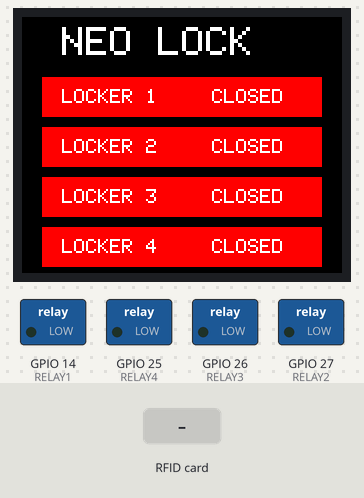
Bench run of a sketch on a simulated ESP32. Shown: 160×128 colour display, switched loads named in the sketch (green lamp = pin HIGH). The inputs (shaded band) are chosen by the test bench. WiFi joins after 1.5 s; servers stay silent unless stated; the Firebase database answers and starts empty; what the sketch prints to the serial monitor is not drawn.

Above: at 3.0 s.
3.1 s: RFID card 83 7E 1F 11 held to the reader
4.9 s: RFID card 93 87 16 E5 held to the reader
6.4 s: RFID card D6 DB 40 06 held to the reader
Timing chart, 0 to 9.4 s (numbered marks = the images above; inputs shaded):
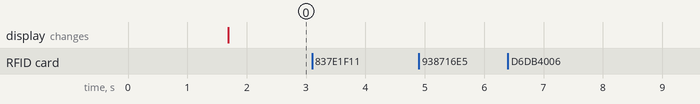

Measured:
- after the input at 3.1 s, every drawn part: stays the same
- after the input at 4.9 s, every drawn part: stays the same
- after the input at 6.4 s, every drawn part: stays the same

The sketch:

Neo_Lock.ino
```cpp
#include <WiFi.h>
#include <Firebase_ESP_Client.h>
#include <Wire.h>
#include <SPI.h>
#include <Adafruit_GFX.h>
#include <Adafruit_ST7735.h>
#include <Adafruit_PN532.h>

/* WIFI */
#define WIFI_SSID "YOUR WIFI SSID"
#define WIFI_PASSWORD "YOUR WIFI PASSWORD"

/* FIREBASE */
#define API_KEY "YOUR_FIREBASE_API_KEY"
#define DATABASE_URL "YOUR_FIREBASE_DATABASE_URL"

/* TFT */
#define TFT_CS   15
#define TFT_RST  4
#define TFT_DC   2
Adafruit_ST7735 tft = Adafruit_ST7735(TFT_CS, TFT_DC, TFT_RST);

/* PN532 (I2C) */
Adafruit_PN532 nfc(21, 22);

/* RELAYS */
#define RELAY1 14
#define RELAY2 27
#define RELAY3 26
#define RELAY4 25

FirebaseData fbdo;
FirebaseData stream;
FirebaseAuth auth;
FirebaseConfig config;

/* STATES */
bool lockerOpen[5] = {false};
bool lockerDirty[5] = {false};

unsigned long lastScan = 0;
unsigned long lastWiFiCheck = 0;

/* ================= UI ================= */

void updateLockerBox(int i) {
  int y = 30 + ((i - 1) * 25);

  if (lockerOpen[i]) {
    tft.fillRect(10, y, 140, 20, ST77XX_GREEN);
    tft.setTextColor(ST77XX_BLACK);
  } else {
    tft.fillRect(10, y, 140, 20, ST77XX_RED);
    tft.setTextColor(ST77XX_WHITE);
  }

  tft.setTextSize(1);
  tft.setCursor(20, y + 6);
  tft.print("LOCKER ");
  tft.print(i);

  tft.setCursor(95, y + 6);
  tft.print(lockerOpen[i] ? "OPEN" : "CLOSED");
}

void drawUI() {
  tft.fillScreen(ST77XX_BLACK);

  tft.setTextSize(2);
  tft.setTextColor(ST77XX_WHITE);
  tft.setCursor(20, 5);
  tft.print("NEO LOCK");

  for (int i = 1; i <= 4; i++) {
    updateLockerBox(i);
  }
}

/* ================= RELAY ================= */

int getRelayPin(int locker) {
  if (locker == 1) return RELAY1;
  if (locker == 2) return RELAY2;
  if (locker == 3) return RELAY3;
  if (locker == 4) return RELAY4;
  return -1;
}

void setLockerState(int locker, String status) {
  int pin = getRelayPin(locker);
  if (pin == -1) return;

  status.trim();
  status.toUpperCase();

  Serial.println("Locker " + String(locker) + " -> " + status);

  if (status == "OPEN") {
    digitalWrite(pin, HIGH);
    lockerOpen[locker] = true;
  } else {
    digitalWrite(pin, LOW);
    lockerOpen[locker] = false;
  }

  lockerDirty[locker] = true;
}

/* ================= RFID ================= */

void handleRFID() {
  if (millis() - lastScan < 1500) return;

  uint8_t uid[7];
  uint8_t len;

  if (!nfc.readPassiveTargetID(PN532_MIFARE_ISO14443A, uid, &len, 50))
    return;

  lastScan = millis();

  String id = "";
  for (byte i = 0; i < len; i++) {
    if (uid[i] < 0x10) id += "0";
    id += String(uid[i], HEX);
  }
  id.toUpperCase();

  Serial.println("UID: " + id);

  int locker = -1;
  if (id == "837E1F11") locker = 1;
  else if (id == "938716E5") locker = 2;
  else if (id == "D6DB4006") locker = 3;
  else if (id == "A3B7DC26") locker = 4;

  if (locker == -1) {
    Serial.println("Unauthorized card");
    return;
  }

  String path = "/lockers/locker" + String(locker) + "/status";

  if (Firebase.RTDB.getString(&fbdo, path)) {

    String current = fbdo.stringData();
    current.toUpperCase();

    String newState = (current == "OPEN") ? "CLOSED" : "OPEN";

    if (Firebase.RTDB.setString(&fbdo, path, newState)) {
      Serial.println("RFID TOGGLE locker " + String(locker) + " -> " + newState);
    } else {
      Serial.println("Firebase write failed");
    }

  } else {
    Serial.println("Firebase read failed");
  }
}

/* ================= FIREBASE STREAM ================= */

void streamCallback(FirebaseStream data) {
  String path = data.dataPath();
  String value = data.stringData();

  Serial.println("PATH: " + path);
  Serial.println("VALUE: " + value);

  if (path == "/locker1/status") setLockerState(1, value);
  else if (path == "/locker2/status") setLockerState(2, value);
  else if (path == "/locker3/status") setLockerState(3, value);
  else if (path == "/locker4/status") setLockerState(4, value);
}

void streamTimeout(bool timeout) {
  if (timeout) {
    Serial.println("Stream timeout, reconnecting...");
    Firebase.RTDB.beginStream(&stream, "/lockers");
  }
}

/* ================= SETUP ================= */

void setup() {
  Serial.begin(115200);

  pinMode(RELAY1, OUTPUT);
  pinMode(RELAY2, OUTPUT);
  pinMode(RELAY3, OUTPUT);
  pinMode(RELAY4, OUTPUT);

  digitalWrite(RELAY1, LOW);
  digitalWrite(RELAY2, LOW);
  digitalWrite(RELAY3, LOW);
  digitalWrite(RELAY4, LOW);

  WiFi.begin(WIFI_SSID, WIFI_PASSWORD);
  Serial.print("Connecting WiFi");
  while (WiFi.status() != WL_CONNECTED) {
    delay(500);
    Serial.print(".");
  }
  Serial.println("\nWiFi Connected");

  config.api_key = API_KEY;
  config.database_url = DATABASE_URL;
  config.signer.test_mode = true;

  Firebase.begin(&config, &auth);
  Firebase.reconnectWiFi(true);

  fbdo.setBSSLBufferSize(4096, 1024);
  stream.setBSSLBufferSize(4096, 1024);

  Wire.begin(21, 22);
  Wire.setClock(100000);

  nfc.begin();
  if (!nfc.getFirmwareVersion()) {
    Serial.println("PN532 NOT DETECTED");
  } else {
    Serial.println("PN532 OK");
    nfc.SAMConfig();
  }

  SPI.begin();
  tft.initR(INITR_BLACKTAB);
  tft.setRotation(3);   // ✅ ONLY CHANGE (UPSIDE DOWN)
  drawUI();

  if (!Firebase.RTDB.beginStream(&stream, "/lockers")) {
    Serial.println("Stream failed: " + stream.errorReason());
  }

  Firebase.RTDB.setStreamCallback(&stream, streamCallback, streamTimeout);

  Serial.println("SYSTEM READY");
}

/* ================= LOOP ================= */

void loop() {

  if (millis() - lastWiFiCheck > 5000) {
    lastWiFiCheck = millis();
    if (WiFi.status() != WL_CONNECTED) {
      Serial.println("Reconnecting WiFi...");
      WiFi.begin(WIFI_SSID, WIFI_PASSWORD);
    }
  }

  if (!Firebase.RTDB.readStream(&stream)) {
    if (stream.httpCode() != 200) {
      Firebase.RTDB.beginStream(&stream, "/lockers");
    }
  }

  for (int i = 1; i <= 4; i++) {
    if (lockerDirty[i]) {
      lockerDirty[i] = false;
      updateLockerBox(i);
    }
  }

  handleRFID();

  yield();
}
```
